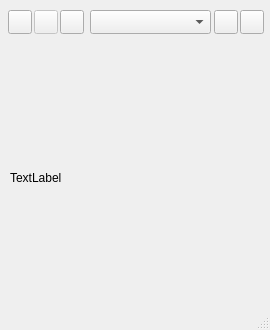
<?xml version="1.0" encoding="UTF-8"?>
<ui version="4.0">
 <class>sshowsub</class>
 <widget class="QMainWindow" name="sshowsub">
  <property name="geometry">
   <rect>
    <x>0</x>
    <y>0</y>
    <width>270</width>
    <height>330</height>
   </rect>
  </property>
  <property name="sizePolicy">
   <sizepolicy hsizetype="Fixed" vsizetype="Fixed">
    <horstretch>0</horstretch>
    <verstretch>0</verstretch>
   </sizepolicy>
  </property>
  <property name="minimumSize">
   <size>
    <width>270</width>
    <height>330</height>
   </size>
  </property>
  <property name="maximumSize">
   <size>
    <width>270</width>
    <height>330</height>
   </size>
  </property>
  <property name="windowTitle">
   <string>MainWindow</string>
  </property>
  <property name="iconSize">
   <size>
    <width>128</width>
    <height>128</height>
   </size>
  </property>
  <widget class="QWidget" name="centralwidget">
   <widget class="QComboBox" name="fieldselect">
    <property name="geometry">
     <rect>
      <x>90</x>
      <y>10</y>
      <width>121</width>
      <height>24</height>
     </rect>
    </property>
    <property name="minimumSize">
     <size>
      <width>121</width>
      <height>24</height>
     </size>
    </property>
    <property name="maximumSize">
     <size>
      <width>121</width>
      <height>24</height>
     </size>
    </property>
   </widget>
   <widget class="QPushButton" name="ExitB">
    <property name="geometry">
     <rect>
      <x>240</x>
      <y>10</y>
      <width>24</width>
      <height>24</height>
     </rect>
    </property>
    <property name="minimumSize">
     <size>
      <width>24</width>
      <height>24</height>
     </size>
    </property>
    <property name="maximumSize">
     <size>
      <width>24</width>
      <height>24</height>
     </size>
    </property>
    <property name="toolTip">
     <string>Закрыть файл</string>
    </property>
    <property name="styleSheet">
     <string notr="true"/>
    </property>
    <property name="text">
     <string/>
    </property>
    <property name="icon">
     <iconset resource="resources.qrc">
      <normaloff>:/new/icos/EXITICO.ico</normaloff>:/new/icos/EXITICO.ico</iconset>
    </property>
   </widget>
   <widget class="QPushButton" name="profBut">
    <property name="enabled">
     <bool>false</bool>
    </property>
    <property name="geometry">
     <rect>
      <x>34</x>
      <y>10</y>
      <width>24</width>
      <height>24</height>
     </rect>
    </property>
    <property name="minimumSize">
     <size>
      <width>24</width>
      <height>24</height>
     </size>
    </property>
    <property name="maximumSize">
     <size>
      <width>24</width>
      <height>24</height>
     </size>
    </property>
    <property name="toolTip">
     <string>Построить профиль</string>
    </property>
    <property name="styleSheet">
     <string notr="true"/>
    </property>
    <property name="text">
     <string/>
    </property>
    <property name="icon">
     <iconset resource="resources.qrc">
      <normaloff>:/new/icos/BUILDPROFILEICO.ico</normaloff>:/new/icos/BUILDPROFILEICO.ico</iconset>
    </property>
   </widget>
   <widget class="imlabel" name="label">
    <property name="geometry">
     <rect>
      <x>10</x>
      <y>50</y>
      <width>256</width>
      <height>256</height>
     </rect>
    </property>
    <property name="cursor">
     <cursorShape>CrossCursor</cursorShape>
    </property>
    <property name="mouseTracking">
     <bool>true</bool>
    </property>
    <property name="focusPolicy">
     <enum>Qt::NoFocus</enum>
    </property>
    <property name="text">
     <string>TextLabel</string>
    </property>
   </widget>
   <widget class="QPushButton" name="infoButton">
    <property name="geometry">
     <rect>
      <x>60</x>
      <y>10</y>
      <width>24</width>
      <height>24</height>
     </rect>
    </property>
    <property name="minimumSize">
     <size>
      <width>24</width>
      <height>24</height>
     </size>
    </property>
    <property name="maximumSize">
     <size>
      <width>24</width>
      <height>24</height>
     </size>
    </property>
    <property name="toolTip">
     <string>Помощь</string>
    </property>
    <property name="styleSheet">
     <string notr="true"/>
    </property>
    <property name="text">
     <string/>
    </property>
    <property name="icon">
     <iconset resource="resources.qrc">
      <normaloff>:/new/icos/HELPICO.ico</normaloff>:/new/icos/HELPICO.ico</iconset>
    </property>
   </widget>
   <widget class="QPushButton" name="PickColorBut">
    <property name="geometry">
     <rect>
      <x>8</x>
      <y>10</y>
      <width>24</width>
      <height>24</height>
     </rect>
    </property>
    <property name="minimumSize">
     <size>
      <width>24</width>
      <height>24</height>
     </size>
    </property>
    <property name="maximumSize">
     <size>
      <width>24</width>
      <height>24</height>
     </size>
    </property>
    <property name="toolTip">
     <string>Выбор цвета</string>
    </property>
    <property name="styleSheet">
     <string notr="true"/>
    </property>
    <property name="text">
     <string/>
    </property>
    <property name="icon">
     <iconset resource="resources.qrc">
      <normaloff>:/new/icos/POLORPICKERICO.ico</normaloff>:/new/icos/POLORPICKERICO.ico</iconset>
    </property>
   </widget>
   <widget class="QPushButton" name="surfaceBut">
    <property name="geometry">
     <rect>
      <x>214</x>
      <y>10</y>
      <width>24</width>
      <height>24</height>
     </rect>
    </property>
    <property name="text">
     <string/>
    </property>
    <property name="icon">
     <iconset resource="resources.qrc">
      <normaloff>:/new/icos/3DICO.ico</normaloff>:/new/icos/3DICO.ico</iconset>
    </property>
   </widget>
  </widget>
  <widget class="QStatusBar" name="statusBar"/>
 </widget>
 <customwidgets>
  <customwidget>
   <class>imlabel</class>
   <extends>QLabel</extends>
   <header location="global">imlabel.h</header>
   <slots>
    <signal>mouseMoved(int,int)</signal>
    <signal>mousePressedLeft(int,int)</signal>
    <signal>mousePressedRight(int,int)</signal>
   </slots>
  </customwidget>
 </customwidgets>
 <resources>
  <include location="resources.qrc"/>
 </resources>
 <connections>
  <connection>
   <sender>ExitB</sender>
   <signal>clicked()</signal>
   <receiver>sshowsub</receiver>
   <slot>close()</slot>
   <hints>
    <hint type="sourcelabel">
     <x>351</x>
     <y>361</y>
    </hint>
    <hint type="destinationlabel">
     <x>209</x>
     <y>198</y>
    </hint>
   </hints>
  </connection>
 </connections>
</ui>
